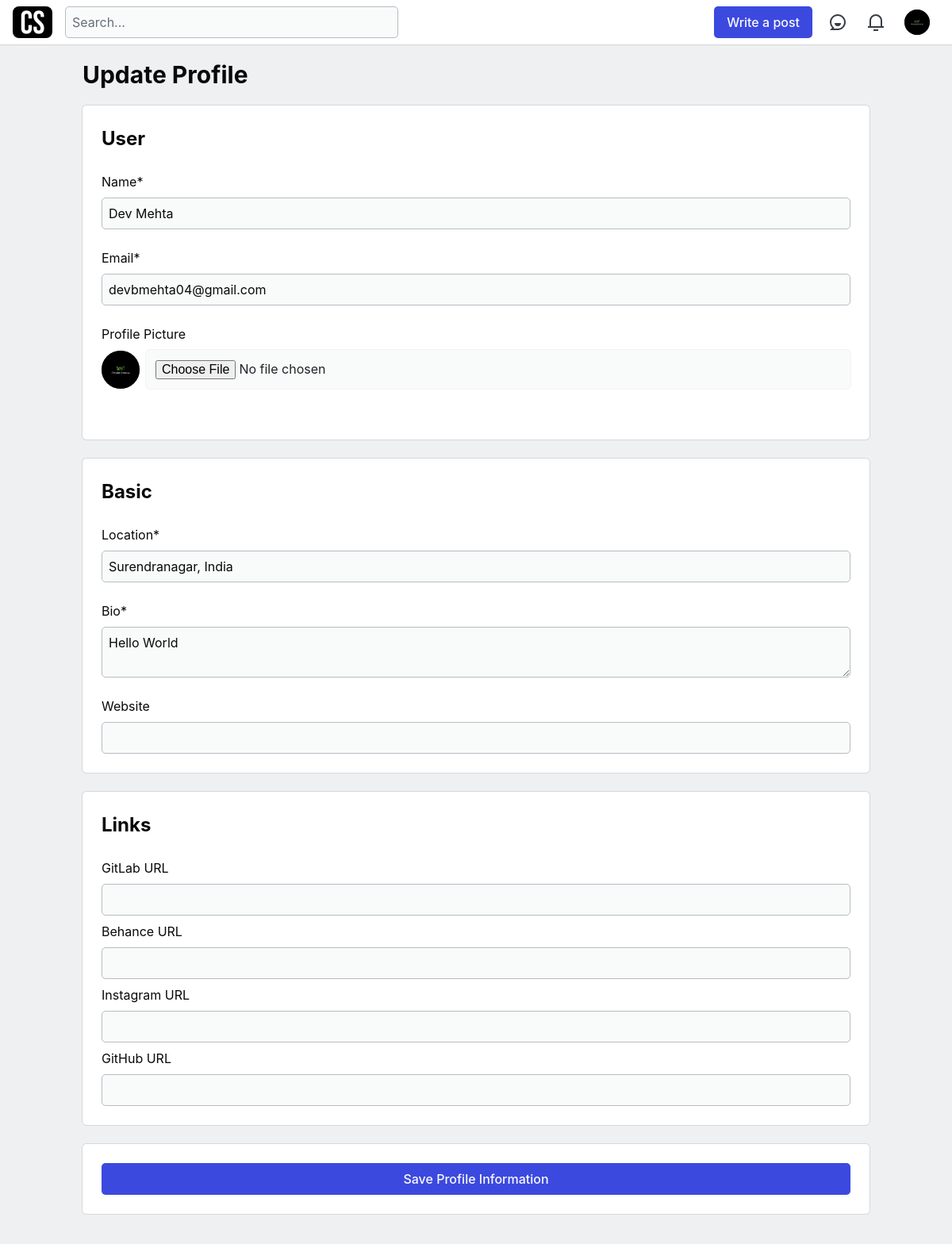
The app's page /Dev-Mehta/edit-profile/ (signed in, upper part), older data.
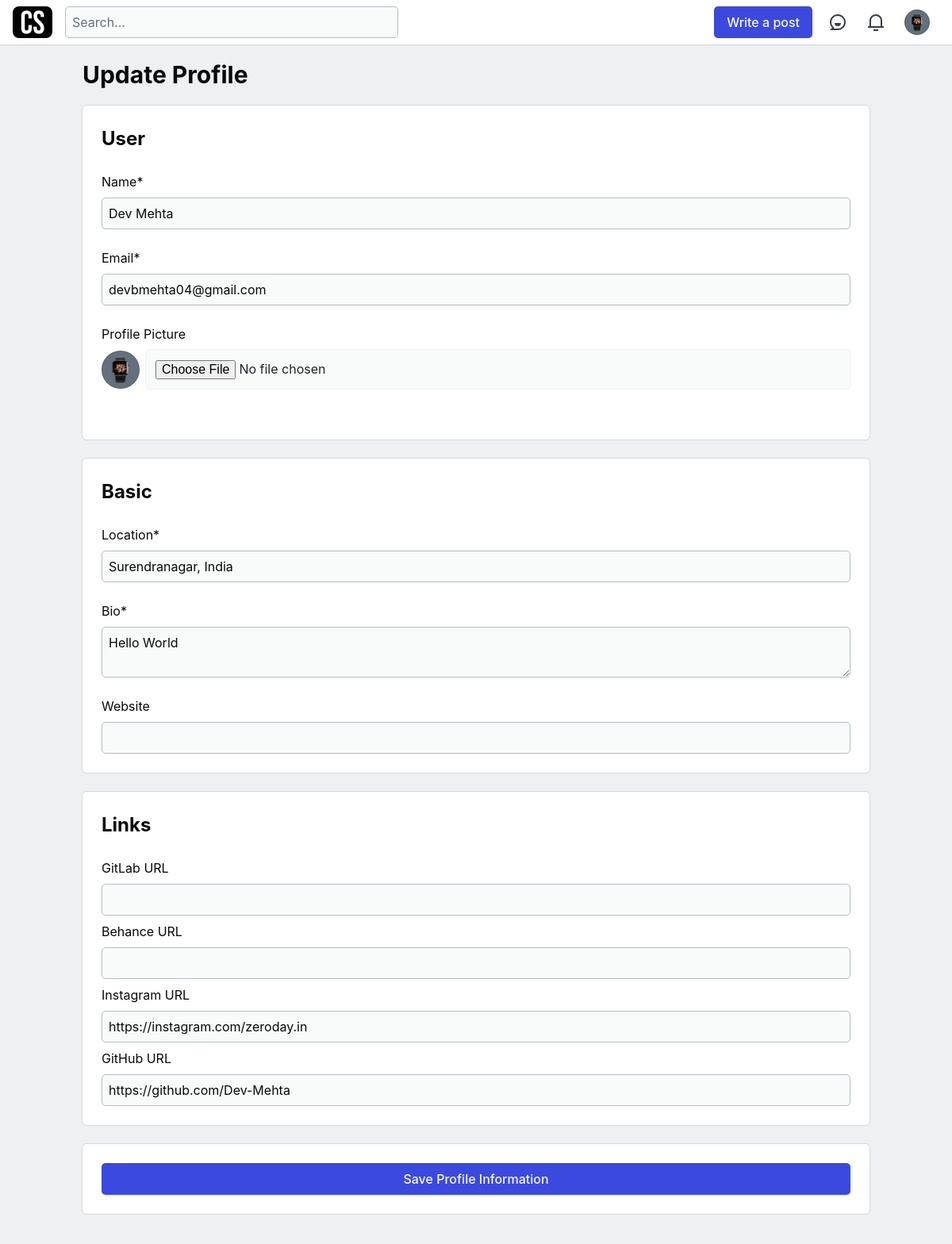
The same page, newer data.
### accounts/models.py (models this page shows, shortened)
class Profile(models.Model):
	user = models.ForeignKey(User, on_delete=models.CASCADE)
	name = models.CharField(max_length=80)
	email = models.EmailField()
	location = models.CharField(max_length=255)
	profile_picture = models.ImageField(upload_to='media/images/profile_picture', max_length=500)
	bio = models.TextField()
	website = models.URLField(blank=True)
	followers = models.ManyToManyField('Profile',related_name='followed_by')
	following = models.ManyToManyField('Profile')
	gitlab_url = models.URLField(blank=True)
	behance_url = models.URLField(blank=True)
	instagram_url = models.URLField(blank=True)
	github_url = models.URLField(blank=True)

### accounts/views.py (the view, shortened to what this page needs)
# urls.py: path('<slug:username>/edit-profile/',login_required(views.UpdateProfile.as_view()), name='update_profile')
class UpdateProfile(View):
	def get(self, request, *args, **kwargs):
		if request.user.username != self.kwargs['username']:
			return redirect('home')
		else:
			form = ProfileForm()
			profile = Profile.objects.get(user=User.objects.get(username=self.request.user))
			return render(request, "accounts/update_profile_form.html", {"form":form, "profile":profile})

### accounts/forms.py
class ProfileForm(forms.ModelForm):
	def __init__(self, *args, **kwargs):
		super().__init__(*args, **kwargs)
		self.fields['profile_picture'].required = False
	class Meta:
		model = Profile
		fields = ['name', 'email', 'bio', 'location', 'profile_picture', 'website',
		'gitlab_url','behance_url','instagram_url','github_url']

### accounts/templates/accounts/update_profile_form.html (shortened to what this page needs)
{% extends 'base.html' %}
{% load static %}
{% load crispy_forms_tags %}
{% block body %}
<div id="page-content" class="wrapper users users-edit">
  <div
    class="crayons-layout crayons-layout--limited-l crayons-layout--1-col p-4"
  >
    <h1 class="crayons-title">Update Profile</h1>
    <form method="POST" enctype="multipart/form-data">
      <div class="crayons-card crayons-card--content-rows">
        <h2>User</h2>
        <div class="crayons-field">
          {% if form.name.field.required %}
          <label for="{{i.id_for_label}}">{{form.name.name.capitalize}}*</label>
          {% else %}
          <label for="{{i.id_for_label}}">{{form.name.name.capitalize}}</label>
          {% endif %} {{form.name}}
        </div>
        <div class="crayons-field">
          {% if form.email.field.required %}
          <label for="{{i.id_for_label}}"
            >{{form.email.name.capitalize}}*</label
          >
          {% else %}
          <label for="{{i.id_for_label}}">{{form.email.name.capitalize}}</label>
          {% endif %} {{form.email}}
        </div>
        <div class="crayons-field">
          <label for="{{i.id_for_label}}">Profile Picture</label>
          <div class="flex items-center">
            <span class="crayons-avatar crayons-avatar--xl mr-2"
              ><img
			  	id="profile_preview"
                alt="{{profile.name}} profile image"
                src="{{profile.profile_picture.url}}"
                class="crayons-avatar__image"
            /></span>
            {{form.profile_picture}}
          </div>
          <p>&nbsp;</p>
        </div>
      </div>
      <div class="crayons-card crayons-card--content-rows">
        <h2>Basic</h2>
        <div class="crayons-field">
          {% if form.location.field.required %}
          <label for="{{i.id_for_label}}"
            >{{form.location.name.capitalize}}*</label
          >
          {% else %}
          <label for="{{i.id_for_label}}"
            >{{form.location.name.capitalize}}</label
          >
          {% endif %} {{form.location}}
        </div>
        <div class="crayons-field">
          {% if form.bio.field.required %}
          <label for="{{i.bio_for_label}}">{{form.bio.name.capitalize}}*</label>
          {% else %}
          <label for="{{i.id_for_label}}">{{form.bio.name.capitalize}}</label>
          {% endif %} {{form.bio}}
        </div>
        <div class="crayons-field">
          <label for="{{i.id_for_label}}">Website</label>
          {{form.website}}
        </div>
      </div>
      <div class="crayons-card crayons-card--content-rows">
        <h2>Links</h2>
        <div class="crayons-field">
          <label for="">GitLab URL</label>
          {{form.gitlab_url}}
          <label for="">Behance URL</label>
          {{form.behance_url}}
          <label for="">Instagram URL</label>
          {{form.instagram_url}}
          <label for="">GitHub URL</label>
          {{form.github_url}}
        </div>
      </div>
      <div class="crayons-card crayons-card--content-rows">
        <button type="submit" class="crayons-btn" style="width: 100%">
          Save Profile Information
        </button>
      </div>
    </form>
  </div>
</div>
{% endblock %}

### accounts/templates/base.html (shortened to what this page needs)
{% load static %}
<!DOCTYPE html>
<html class="js-focus-visible" data-js-focus-visible="" lang="en">
  <head>
    <link
      rel="stylesheet"
      media="all"
      href="{% static 'css/crayons.css' %}"
      id="main-crayons-stylesheet"
    />
    <link
      rel="stylesheet"
      media="all"
      href="{% static 'css/views.css' %}"
      id="main-views-stylesheet"
    />
    <link
      rel="stylesheet"
      media="all"
      href="{% static 'css/minimal.css' %}"
      id="main-minimal-stylesheet"
    />
  </head>
  <body
    class="default sans-serif-article-body trusted-status-false default-header user-tags-followed-max"
    >
    {% include 'header.html' %}
    {% block body %}
    {% endblock %}
  </body>
</html>

### accounts/templates/header.html (shortened to what this page needs)
<header class="crayons-header print-hidden" role="banner">
    <div class="crayons-header__container">
      <a href="/" class="site-logo" aria-label="DEV Community Home">
        <img src="/static/images/logo.png" style="border-radius: 8px;" alt="" width="50">
      </a>
      <div class="crayons-header--search js-search-form" id="header-search"><form method="get" action="/search" accept-charset="UTF-8"><input type="hidden" id="" name="utf8" placeholder="" autocomplete="" value="✓"><input class="crayons-header--search-input crayons-textfield" type="text" name="q" placeholder="Search..." autocomplete="off" aria-label="search"></form>
      </div>
      <div class="flex items-center h-100 ml-auto">
        <a href="/new" class="crayons-btn hidden mr-2 whitespace-nowrap m:block ml-auto">Write a post</a>
        <a href="/connect" id="connect-link" class="crayons-header__link crayons-btn crayons-btn--ghost crayons-btn--icon-rounded" aria-label="Connect">
        </a>
        <a href="/notifications" id="notifications-link" class="crayons-header__link crayons-btn crayons-btn--ghost crayons-btn--icon-rounded" aria-label="Notifications">
        </a>
        <div class="crayons-header__menu desktop" id="crayons-header__menu">
          <button type="button" class="crayons-header__menu__trigger" id="member-menu-button" aria-label="Navigation menu" aria-expanded="false">
            <span class="crayons-avatar crayons-avatar--l">
				<img class="crayons-avatar__image" alt="" id="nav-profile-image" src="{{profile.profile_picture.url}}"></span>
          </button>
        </div>
      </div>
    </div>
  </header>

### accounts/templates/footer.html (shortened to what this page needs)
{% load static %}

### accounts/templates/base.html (style rules this page uses)
:root { --accent-brand: #3b49df; --accent-brand-darker: #323ebe; --accent-brand-lighter: #4150f5; --accent-brand-a10: rgba(59, 73, 223, 0.1); }

Row changes from the older to the newer data that the page shows:
changed Profile: profile_picture: a different picture
Text that changed along with them:
form field instagram_url: (not shown) → "https://instagram.com/zeroday.in"
form field github_url: (not shown) → "https://github.com/Dev-Mehta"
